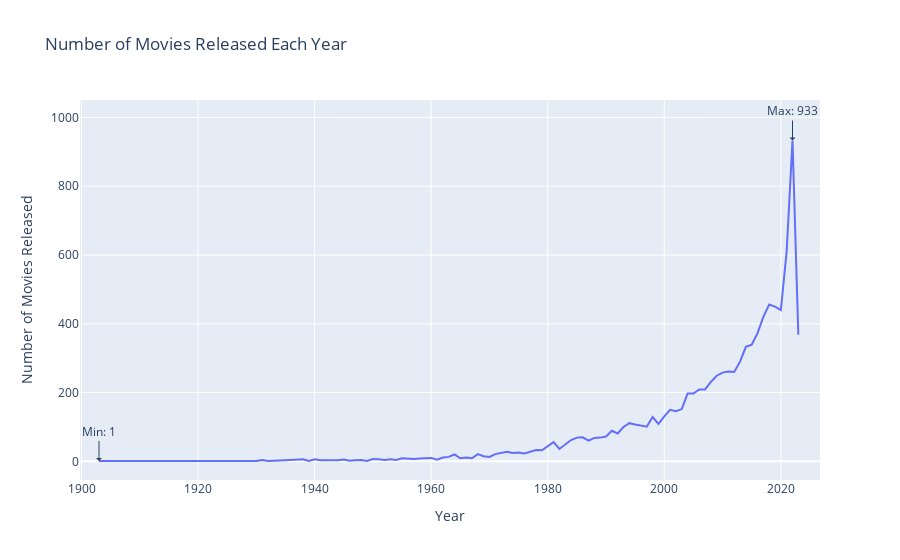

The notebook cell saved with this chart:
### Markdown cell above
# Line chart showing Number of Movies Released Each Year

### Code cell
df['Year'] = pd.to_datetime(df['Date']).dt.year
yearly_movie_count = df.groupby('Year').size().reset_index(name='MovieCount')
fig = px.line(
    yearly_movie_count,
    x='Year',
    y='MovieCount',
    title='Number of Movies Released Each Year',
    labels={'Year': 'Year', 'MovieCount': 'Number of Movies Released'},
)
fig.update_traces(textposition='top center', texttemplate='%{y}', textfont_size=10)  # Adjust label position and font size
min_year = yearly_movie_count[yearly_movie_count['MovieCount'] == yearly_movie_count['MovieCount'].min()]['Year'].values[0]
max_year = yearly_movie_count[yearly_movie_count['MovieCount'] == yearly_movie_count['MovieCount'].max()]['Year'].values[0]
fig.add_annotation(
    text=f'Min: {yearly_movie_count["MovieCount"].min()}',
    x=min_year,
    y=yearly_movie_count['MovieCount'].min(),
    showarrow=True,
    arrowhead=1,
    ax=0,
    ay=-30,
)
fig.add_annotation(
    text=f'Max: {yearly_movie_count["MovieCount"].max()}',
    x=max_year,
    y=yearly_movie_count['MovieCount'].max(),
    showarrow=True,
    arrowhead=1,
    ax=0,
    ay=-30,
)
fig.show()

### Figure 1 — Plotly figure (JSON) as saved in the notebook; plotly's stock layout.template omitted (floating-point values rounded to 4 significant figures)
{"data": [{"hovertemplate": "Year=%{x}<br>Number of Movies Released=%{y}<extra></extra>", "legendgroup": "", "line": {"color": "#636efa", "dash": "solid"}, "marker": {"symbol": "circle"}, "mode": "lines", "name": "", "orientation": "v", "showlegend": false, "textfont": {"size": 10}, "textposition": "top center", "texttemplate": "%{y}", "type": "scatter", "x": [1903, 1907, 1915, 1920, 1923, 1925, 1928, 1929, 1930, 1931, 1932, 1935, 1938, 1939, 1940, 1941, 1942, 1943, 1944, 1945, 1946, 1947, 1948, 1949, 1950, 1951, 1952, 1953, 1954, 1955, 1956, 1957, 1958, 1959, 1960, 1961, 1962, 1963, 1964, 1965, 1966, 1967, 1968, 1969, 1970, 1971, 1972, 1973, 1974, 1975, 1976, 1977, 1978, 1979, 1980, 1981, 1982, 1983, 1984, 1985, 1986, 1987, 1988, 1989, 1990, 1991, 1992, 1993, 1994, 1995, 1996, 1997, 1998, 1999, 2000, 2001, 2002, 2003, 2004, 2005, 2006, 2007, 2008, 2009, 2010, 2011, 2012, 2013, 2014, 2015, 2016, 2017, 2018, 2019, 2020, 2021, 2022, 2023], "xaxis": "x", "y": [1, 1, 2, 1, 1, 2, 3, 1, 1, 4, 1, 3, 6, 1, 6, 3, 3, 2, 3, 5, 2, 3, 4, 1, 7, 6, 4, 6, 4, 9, 7, 7, 8, 8, 10, 5, 11, 13, 20, 9, 11, 9, 21, 15, 13, 21, 24, 28, 24, 26, 23, 29, 33, 32, 44, 56, 36, 48, 62, 69, 70, 60, 68, 69, 72, 89, 81, 100, 111, 107, 104, 101, 129, 109, 131, 150, 146, 152, 197, 197, 209, 209, 231, 249, 258, 261, 260, 290, 333, 339, 373, 420, 456, 450, 440, 611, 933, 368], "yaxis": "y"}], "layout": {"annotations": [{"arrowhead": 1, "ax": 0, "ay": -30, "showarrow": true, "text": "Min: 1", "x": 1903, "y": 1}, {"arrowhead": 1, "ax": 0, "ay": -30, "showarrow": true, "text": "Max: 933", "x": 2022, "y": 933}], "legend": {"tracegroupgap": 0}, "title": {"text": "Number of Movies Released Each Year"}, "xaxis": {"anchor": "y", "domain": [0, 1], "title": {"text": "Year"}}, "yaxis": {"anchor": "x", "domain": [0, 1], "title": {"text": "Number of Movies Released"}}}}
